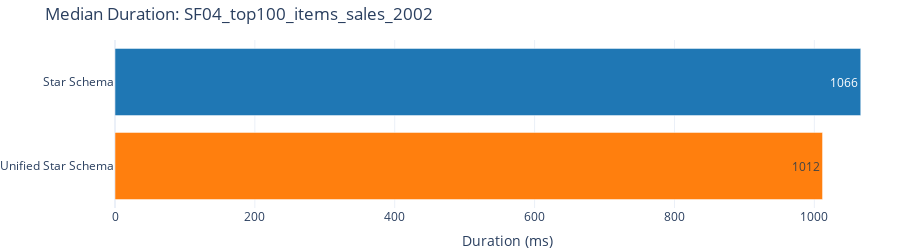

Notebook source saved alongside this figure:
### Markdown cell above
#### SF04 - Top 100 Items Sales 2002

### Code cell
run_and_plot("Single Fact", "SF04_top100_items_sales_2002", """
EVALUATE
TOPN(
    100,
    SUMMARIZECOLUMNS(
        'dim__item'[_key__dim__item],
        'dim__item'[category],
        TREATAS( {{ 2002 }}, 'dim__date'[year] ),
        "Sales", SUM('{fact}'[_measure__sales__ext_sales_price])
    ),
    [Sales], DESC,
    'dim__item'[_key__dim__item], ASC
)
""")

### Figure 1 — Plotly figure (JSON) as saved in the notebook; plotly's stock layout.template omitted (floating-point values rounded to 4 significant figures)
{"data": [{"alignmentgroup": "True", "hovertemplate": "dataset=%{y}<br>duration_ms=%{x}<extra></extra>", "legendgroup": "Star Schema", "marker": {"color": "#1f77b4", "pattern": {"shape": ""}}, "name": "Star Schema", "offsetgroup": "Star Schema", "orientation": "h", "showlegend": true, "textposition": "auto", "texttemplate": "%{x:.0f}", "type": "bar", "x": [1066.0], "xaxis": "x", "y": ["Star Schema"], "yaxis": "y"}, {"alignmentgroup": "True", "hovertemplate": "dataset=%{y}<br>duration_ms=%{x}<extra></extra>", "legendgroup": "Unified Star Schema", "marker": {"color": "#ff7f0e", "pattern": {"shape": ""}}, "name": "Unified Star Schema", "offsetgroup": "Unified Star Schema", "orientation": "h", "showlegend": true, "textposition": "auto", "texttemplate": "%{x:.0f}", "type": "bar", "x": [1012.0], "xaxis": "x", "y": ["Unified Star Schema"], "yaxis": "y"}], "layout": {"barmode": "relative", "height": 250, "legend": {"title": {"text": "dataset"}, "tracegroupgap": 0}, "margin": {"b": 0, "l": 0, "r": 0, "t": 40}, "showlegend": false, "title": {"text": "Median Duration: SF04_top100_items_sales_2002"}, "xaxis": {"anchor": "y", "domain": [0, 1], "title": {"text": "Duration (ms)"}}, "yaxis": {"anchor": "x", "categoryarray": ["Unified Star Schema", "Star Schema"], "categoryorder": "array", "domain": [0, 1], "title": {}}}}
